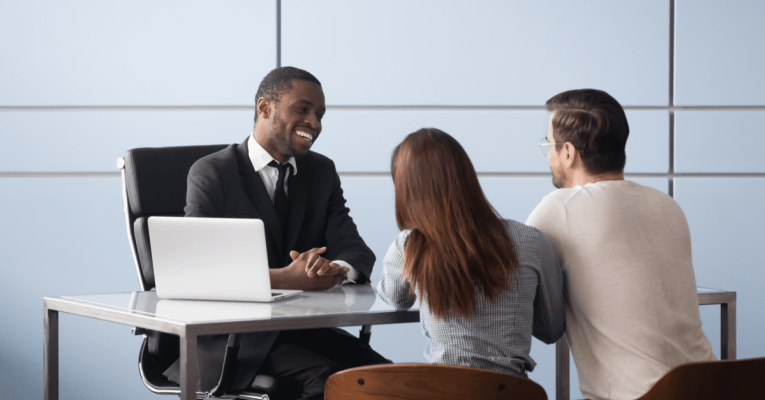
#> input picture assets/images_raw/persons/banquier/couple-rendez-vous-banque-q8cawb5ay0pnyzklk2amo2yoabvntc66nvsdwqr5s0.png, 765 x 400 px; its folder holds only this picture in this run
$ python normalize_images.py
#> lines starting #> are read from the running program, lines starting #| are printed output that depends on the picture
#!/usr/bin/env python3
"""Normalise les photos brutes du localizer.

Entree : assets/images_raw/{persons,places}/<item>/*.{jpg,jpeg,png,bmp,webp,avif}
Sortie : assets/images/{persons,places}/<item>/1.jpg, 2.jpg, ...

Pour chaque photo :
  1. orientation EXIF appliquee, transparence fondue sur du gris moyen ;
  2. recadrage CARRE sans deformation (paysage : centre ; portrait : biaise
     vers le haut pour garder les visages), redimensionnement en SIZE x SIZE.
     Un recadrage peut etre recentre a la main dans assets/images_raw/crop_focus.csv
     (colonnes category,item,file,x,y ; x,y entre 0 et 1 = centre voulu) ;
  3. egalisation de bas niveau sur TOUT le lot : chaque image est ramenee a la
     meme luminance moyenne et au meme contraste RMS de luminance (moyennes du
     lot). Seul le canal de luminance (Y de YCbCr) est modifie : la couleur
     (Cb, Cr) est conservee telle quelle.
     --no-equalize pour la desactiver.

Ecrit aussi assets/images/normalisation.csv (luminance/contraste avant/apres,
% de pixels satures) et une planche contact assets/images/contact.jpg.

Usage : python normalize_images.py [--size 320] [--no-equalize]
"""
import argparse, csv, sys
from pathlib import Path
import numpy as np
from PIL import Image, ImageOps, ImageDraw

HERE = Path(__file__).resolve().parent
RAW, OUT = HERE / "assets/images_raw", HERE / "assets/images"
CATS = ("persons", "places")
EXT = {".jpg", ".jpeg", ".png", ".bmp", ".webp", ".avif"}
GREY = (128, 128, 128)

def load(p):
    im = ImageOps.exif_transpose(Image.open(p))
#> im is the input picture: PIL image 765x400 RGBA; mean R, G, B, A 154.3, 155.5, 161.6, 255
    if im.mode in ("RGBA", "LA") or (im.mode == "P" and "transparency" in im.info):
        im = im.convert("RGBA"); bg = Image.new("RGB", im.size, GREY); bg.paste(im, mask=im.split()[-1]); return bg
#> after `bg = Image.new('RGB', im.size, GREY)`: bg: PIL image 765x400 RGB; every value is 128
    return im.convert("RGB")

def square(im, size, focus=None, bias=0.15):
#> called with size = 320, bias = 0.15
    w, h = im.size; s = min(w, h)
#> after `w, h = im.size`: w = 765; h = 400
#> after `s = min(w, h)`: s = 400
    if focus:
        cx, cy = focus[0] * w, focus[1] * h
        x0 = min(max(cx - s / 2, 0), w - s); y0 = min(max(cy - s / 2, 0), h - s)
    elif w >= h:
        x0, y0 = (w - s) / 2, 0
#> x0 = 182.5; y0 = 0
    else:
        x0, y0 = 0, (h - s) * (0 if h >= 1.3 * w else bias)
    return im.crop((round(x0), round(y0), round(x0) + s, round(y0) + s)).resize((size, size), Image.LANCZOS)
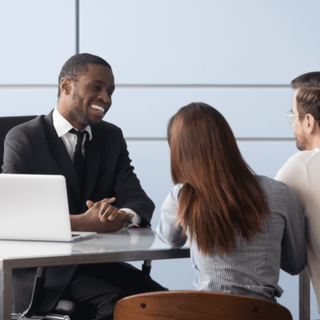
#> returned value: PIL image 320x320 RGB; mean R, G, B 139.9, 137.8, 141.8

def main():
    ap = argparse.ArgumentParser(); ap.add_argument("--size", type=int, default=320)
    ap.add_argument("--no-equalize", action="store_true"); a = ap.parse_args()
    focus = {}
    fp = RAW / "crop_focus.csv"
    if fp.exists():
        for r in csv.DictReader(open(fp, encoding="utf-8")):
            focus[(r["category"], r["item"], r["file"])] = (float(r["x"]), float(r["y"]))
    imgs = []  # (cat, item, idx, src, array)
    for cat in CATS:
#> (the run stopped early here; a loop or call above may not have finished)
